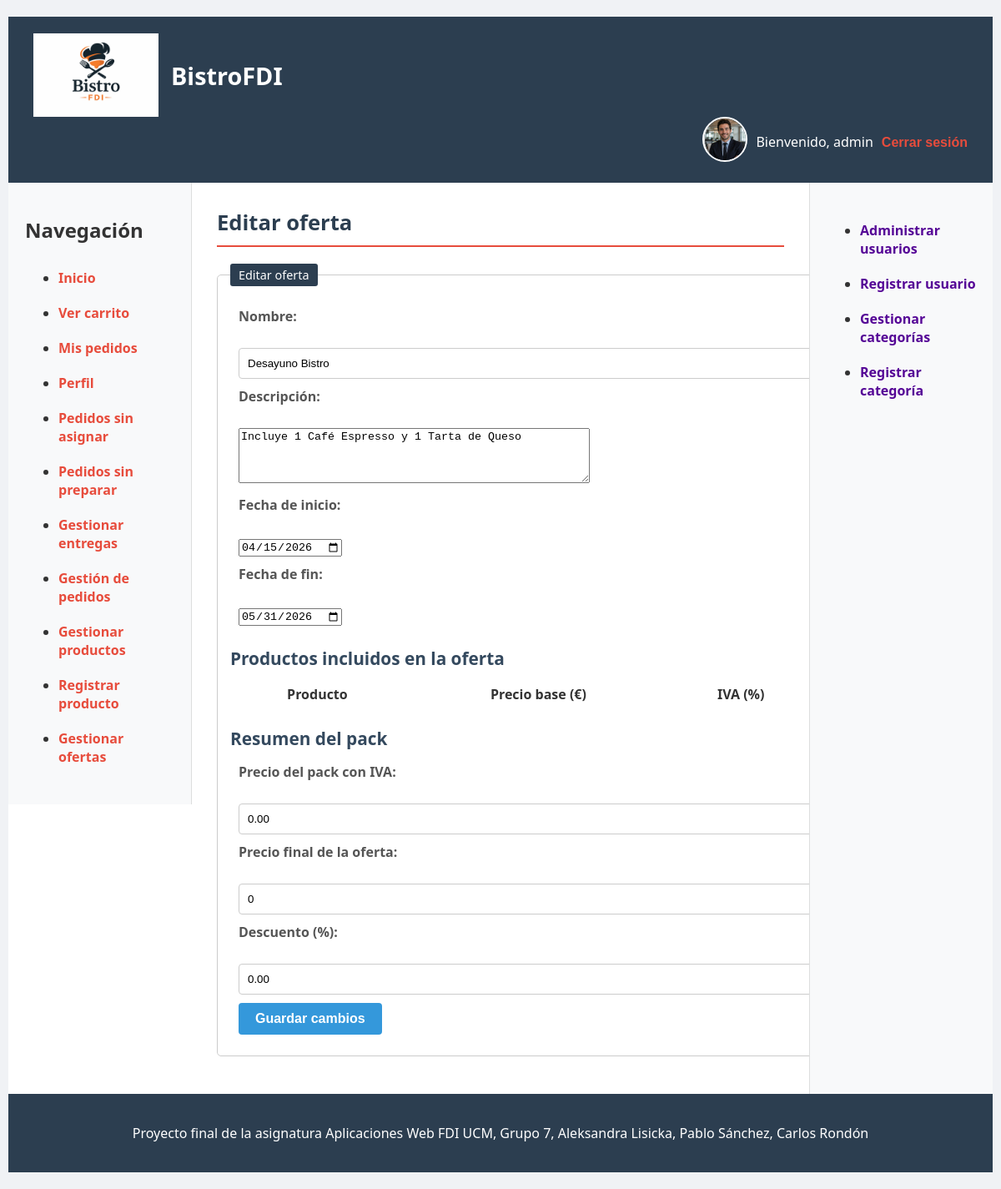
The app's page /ofertas/editarOferta.php?id=1 (signed in) with its own data.
### tables this page shows
CREATE TABLE `ofertas` (
  `id`          INT(11)       NOT NULL AUTO_INCREMENT,
  `nombre`      VARCHAR(100)  NOT NULL,
  `descripcion` TEXT,
  `fechaInicio` DATE          NOT NULL,
  `fechaFin`    DATE          NOT NULL,
  `descuento`   DECIMAL(5,2)  NOT NULL,
  `activa`      TINYINT(1)    NOT NULL DEFAULT 1,
  `activo`      TINYINT(1)    NOT NULL DEFAULT 1,
  PRIMARY KEY (`id`)
);

### includes/clases/ofertas/Oferta.php (called while the page is built, shortened)
<?php
class Oferta {
    private $idOferta;
    private $nombre;
    private $descripcion;
    private $fechaInicio;
    private $fechaFin;
    private $descuento;
    public function __construct($idOferta, $nombre, $descripcion, $fechaInicio, $fechaFin, $descuento, $activa = 1) {
        $this->idOferta = $idOferta;
        $this->nombre = $nombre;
        $this->descripcion = $descripcion;
        $this->fechaInicio = $fechaInicio;
        $this->fechaFin = $fechaFin;
        $this->descuento = $descuento;
    }
    public function getNombre() {
        return $this->nombre;
    }
    public function getDescripcion() {
        return $this->descripcion;
    }
    public function getFechaInicio() {
        return $this->fechaInicio;
    }
    public function getFechaFin() {
        return $this->fechaFin;
    }
    public static function buscaOferta($idOferta) {
        $conn = Aplicacion::getInstance()->getConexionBd();
        $query = sprintf(
            "SELECT * FROM ofertas WHERE id = %d AND activo = 1",
            (int)$idOferta
        );
        $rs = $conn->query($query);
        if ($rs && $rs->num_rows > 0) {
            $fila = $rs->fetch_assoc();
            $oferta = new Oferta(
                $fila['id'],
                $fila['nombre'],
                $fila['descripcion'],
                $fila['fechaInicio'],
                $fila['fechaFin'],
                $fila['descuento'],
                $fila['activa']
            );
            return $oferta;
        }
        return null;
    }
    public static function productosOferta($idOferta) {
        $conn = Aplicacion::getInstance()->getConexionBd();
        $query = sprintf(
            "SELECT op.producto_id, op.cantidad, p.nombreProd, p.precio, p.iva
             FROM oferta_productos op
             JOIN productos p ON p.id = op.producto_id
             WHERE op.oferta_id = %d
             ORDER BY p.nombreProd ASC",
            (int)$idOferta
        );
        $rs = $conn->query($query);
        $productos = [];
        return $productos;
    }
    public function precioPackConIva() {
        $productos = self::productosOferta($this->idOferta);
        $total = 0;
        return round($total, 2);
    }
    public function ahorroOferta() {
        $precioBase = $this->precioPackConIva();
        $descuento = (float)$this->descuento;
        return round($precioBase * ($descuento / 100), 2);
    }
    public function precioFinalOferta() {
        return round($this->precioPackConIva() - $this->ahorroOferta(), 2);
    }
}

### includes/clases/ofertas/FormularioEditarOferta.php (the view, shortened to what this page needs)
<?php
class FormularioEditarOferta extends Formulario
{
    private $idOferta;
    private $oferta;
    public function __construct($idOferta)
    {
        $this->idOferta = (int)$idOferta;
        $this->oferta = Oferta::buscaOferta($this->idOferta);
    }
    protected function generaCamposFormulario(&$datos)
    {
        $nombre = htmlspecialchars($datos['nombre'] ?? $this->oferta->getNombre());
        $descripcion = htmlspecialchars($datos['descripcion'] ?? $this->oferta->getDescripcion());
        $fechaInicio = htmlspecialchars($datos['fechaInicio'] ?? $this->oferta->getFechaInicio());
        $fechaFin = htmlspecialchars($datos['fechaFin'] ?? $this->oferta->getFechaFin());
        $descuento = htmlspecialchars($datos['descuento'] ?? $this->oferta->getDescuento());
        $precioFinal = htmlspecialchars($datos['precioFinal'] ?? $this->oferta->precioFinalOferta());
        $urlOferta = Aplicacion::getInstance()->resuelve('/comprobarOferta.php');
        $urlOfertaJs = json_encode($urlOferta);
        $ofertaIdJs = json_encode($this->idOferta);
        $filasProductos = '';
        return <<<EOS
        <fieldset>
            <legend>Editar oferta</legend>
            <div>
                <label for="nombre">Nombre:</label><br>
                <input type="text" name="nombre" id="nombre" value="{$nombre}" required>
            </div>
            <div>
                <label for="descripcion">Descripción:</label><br>
                <textarea name="descripcion" id="descripcion" rows="4" cols="50">{$descripcion}</textarea>
            </div>
            <div>
                <label for="fechaInicio">Fecha de inicio:</label><br>
                <input type="date" name="fechaInicio" id="fechaInicio" value="{$fechaInicio}" required>
            </div>
            <div>
                <label for="fechaFin">Fecha de fin:</label><br>
                <input type="date" name="fechaFin" id="fechaFin" value="{$fechaFin}" required>
            </div>
            <h3>Productos incluidos en la oferta</h3>
            <table class="tabla-ofertas">
                <thead>
                    <tr>
                        <th>Producto</th>
                        <th>Precio base (€)</th>
                        <th>IVA (%)</th>
                    </tr>
                </thead>
                    $filasProductos
            </table>
            <h3>Resumen del pack</h3>
            <div>
                <label for="precioPack">Precio del pack con IVA:</label><br>
                <input type="number" step="0.01" id="precioPack" name="precioPack" value="0.00" readonly>
            </div>
            <div>
                <label for="precioFinal">Precio final de la oferta:</label><br>
                <input type="number" step="0.01" min="0" name="precioFinal" id="precioFinal" value="{$precioFinal}">
            </div>
            <div>
                <label for="descuento">Descuento (%):</label><br>
                <input type="number" step="0.01" min="0" name="descuento" id="descuento" value="{$descuento}" readonly>
            </div>
            <div>
                <button type="submit">Guardar cambios</button>
            </div>
        </fieldset>
            window.urlOferta = {$urlOfertaJs};
            window.ofertaId = {$ofertaIdJs};
EOS;
    }
}

### css/estilo.css (style rules this page uses)
body { background-color: #f0f2f5; font-family: Segoe UI, Roboto, Helvetica, Arial, sans-serif; margin: 0; padding: 20px 10px; color: #333; }
main h3 { color: #34495e; margin-top: 25px; margin-bottom: 15px; font-size: 1.3em; }
fieldset { border: 1px solid #ccc; border-radius: 5px; margin: 15px 0; padding: 15px; }
legend { color: #fff; background: #2c3e50; border-radius: 3px; padding: 4px 10px; font-size: 0.9em; }
fieldset div { margin: 10px; }
label { display: block; margin-bottom: 5px; font-weight: bold; color: #555; }
input[type="text"], input[type="password"], input[type="email"], input[type="number"], select { width: 100%; padding: 10px; border: 1px solid #ccc; border-radius: 4px; box-sizing: border-box; }
button, a.boton { border: none; border-radius: 4px; font-size: 1em; font-weight: bold; padding: 10px 20px; cursor: pointer; background-color: #3498db; color: white; text-align: center; text-decoration: none; display: inline-block; transition: background-color 0.3s; }
.tabla-ofertas { min-width: 900px; }

### records on screen
ofertas: nombre "Desayuno Bistro", descripcion "Incluye 1 Café Espresso y 1 Tarta de Queso", fechaInicio "04/15/2026", fechaFin "05/31/2026"

### other values on screen
$params['cabecera'] "BistroFDI"
$nombreUsuario "admin"
